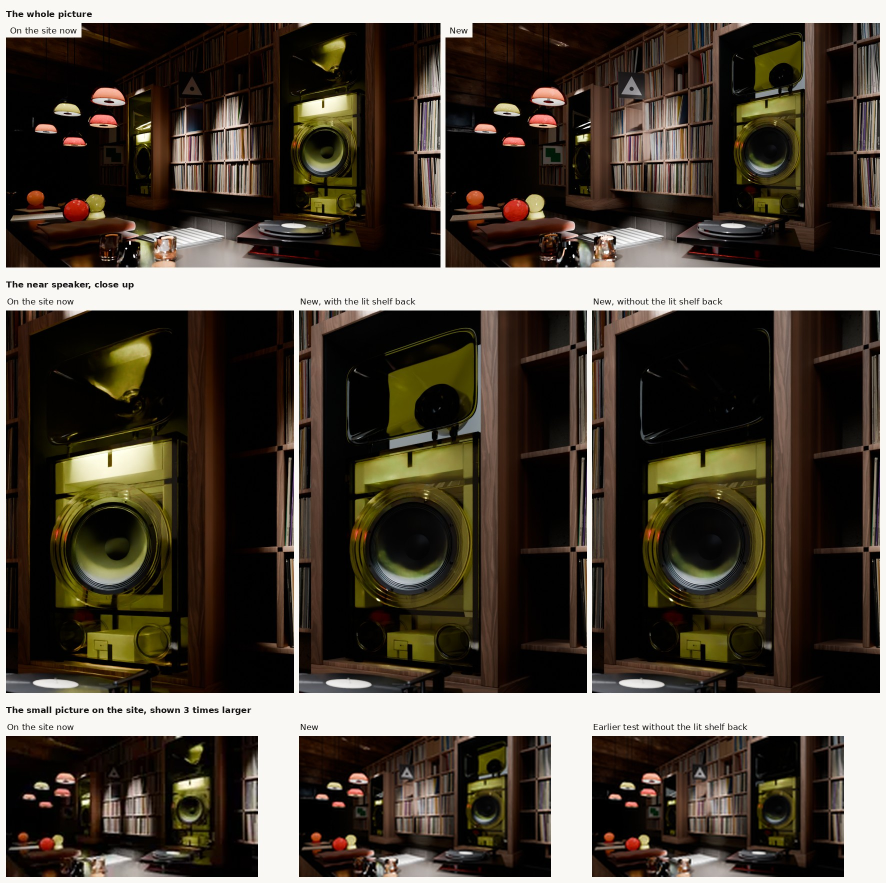
#> input picture spinoffs/barkhorn/coordinator/bar-picture-now-and-new-2026-11-22.jpg, 1772 x 1766 px (shown at 1/2 size)
$ python horn_box.py ../coordinator/bar-picture-now-and-new-2026-11-22.jpg
#> lines starting #> are read from the running program, lines starting #| are printed output that depends on the picture
"""Horn against box for one or more frames: OKLab hue and luminance (stops) of the horn and the upper box, and hot-pink glint pixels."""
import sys, math, numpy as np; from PIL import Image
def lin(c): c = c / 255; return np.where(c <= 0.04045, c / 12.92, ((c + 0.055) / 1.055) ** 2.4)
def oklab(rgb):
    r, g, b = rgb
    l = 0.4122214708*r + 0.5363325363*g + 0.0514459929*b; m = 0.2119034982*r + 0.6806995451*g + 0.1073969566*b; s = 0.0883024619*r + 0.2817188376*g + 0.6299787005*b
    l, m, s = [x ** (1/3) for x in (l, m, s)]
    L = 0.2104542553*l + 0.7936177850*m - 0.0040720468*s; a = 1.9779984951*l - 2.4285922050*m + 0.4505937099*s; bb = 0.0259040371*l + 0.7827717662*m - 0.8086757660*s
    return L, math.hypot(a, bb), math.degrees(math.atan2(bb, a)) % 360
for p in sys.argv[1:]:
    a = np.asarray(Image.open(p).convert('RGB')).astype(float); k = a.shape[1] / 1200
#> after `k = a.shape[1] / 1200`: k = 1.48
    def reg(x0, y0, x1, y1): return lin(a[int(y0*k):int(y1*k), int(x0*k):int(x1*k)]).reshape(-1, 3).mean(0)
#> in lin, `c = c / 255`:
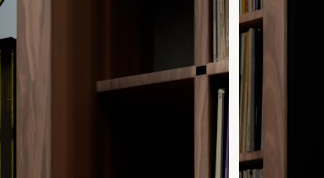
#> c: shape (178, 324, 3) float64; mean of channels 0, 1, 2 0.202, 0.156, 0.13; drawn as R, G, B
#> in lin, `return np.where(c <= 0.04045, c / 12.92, ((c + 0.055) / 1.055) ** 2.4)`:
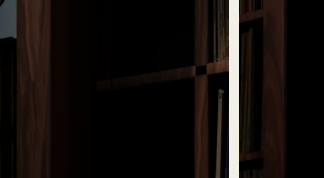
#> returned value: shape (178, 324, 3) float64; mean of channels 0, 1, 2 0.0803, 0.0599, 0.0506; drawn as R, G, B
    horn = reg(640, 560, 860, 680); box = reg(640, 750, 860, 850)
#> after `horn = reg(640, 560, 860, 680)`: horn = [0.0803, 0.0599, 0.0506]
#> in lin (call 2), `c = c / 255`:
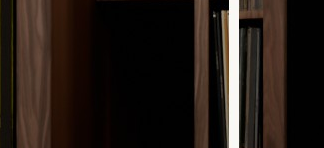
#> c: shape (148, 324, 3) float64; mean of channels 0, 1, 2 0.14, 0.105, 0.0844; drawn as R, G, B
#> in lin (call 2), `return np.where(c <= 0.04045, c / 12.92, ((c + 0.055) / 1.055) ** 2.4)`:
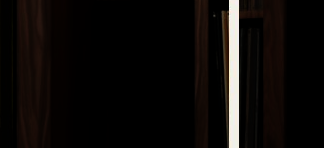
#> returned value: shape (148, 324, 3) float64; mean of channels 0, 1, 2 0.0543, 0.0423, 0.036; drawn as R, G, B
#> after `box = reg(640, 750, 860, 850)`: box = [0.0543, 0.0423, 0.036]
    Y = lambda v: v @ [0.2126, 0.7152, 0.0722]
    _, ch, hh = oklab(horn); _, cb, hb = oklab(box)
#> in oklab, `r, g, b = rgb`: r = 0.0803; g = 0.0599; b = 0.0506
#> in oklab, `l = 0.4122214708 * r + 0.5363325363 * g + 0.0514459929 * b`: l = 0.0678
#> in oklab, `m = 0.2119034982 * r + 0.6806995451 * g + 0.1073969566 * b`: m = 0.0632
#> in oklab, `s = 0.0883024619 * r + 0.2817188376 * g + 0.6299787005 * b`: s = 0.0558
#> in oklab, `l, m, s = [x ** (1/3) for x in (l, m, s)]`: l = 0.408; m = 0.398; s = 0.382
#> in oklab, `L = 0.2104542553 * l + 0.793617785 * m - 0.0040720468 * s`: L = 0.4
#> in oklab, `a = 1.9779984951 * l - 2.428592205 * m + 0.4505937099 * s`: a = 0.0114
#> in oklab, `bb = 0.0259040371 * l + 0.7827717662 * m - 0.808675766 * s`: bb = 0.0133
#> after `_, ch, hh = oklab(horn)`: ch = 0.0175; hh = 49.51
#> after `_, cb, hb = oklab(box)`: cb = 0.0137; hb = 52.47
    pink = ((a[..., 0] > 230) & (a[..., 1] > 120) & (a[..., 1] < 200) & (a[..., 2] > 180)).sum()
#> pink = 43
    print(f'{p.split("/")[-1]:34s} horn hue {hh:5.1f} | box hue {hb:5.1f} | dH {hh-hb:+5.1f} | horn vs box {math.log2(Y(horn)/Y(box)):+.2f} stops | box Y {Y(box):.4f} | pink px {pink}')
#| bar-picture-now-and-new-2026-11-22.jpg horn hue  49.5 | box hue  52.5 | dH  -3.0 | horn vs box +0.52 stops | box Y 0.0444 | pink px 43
